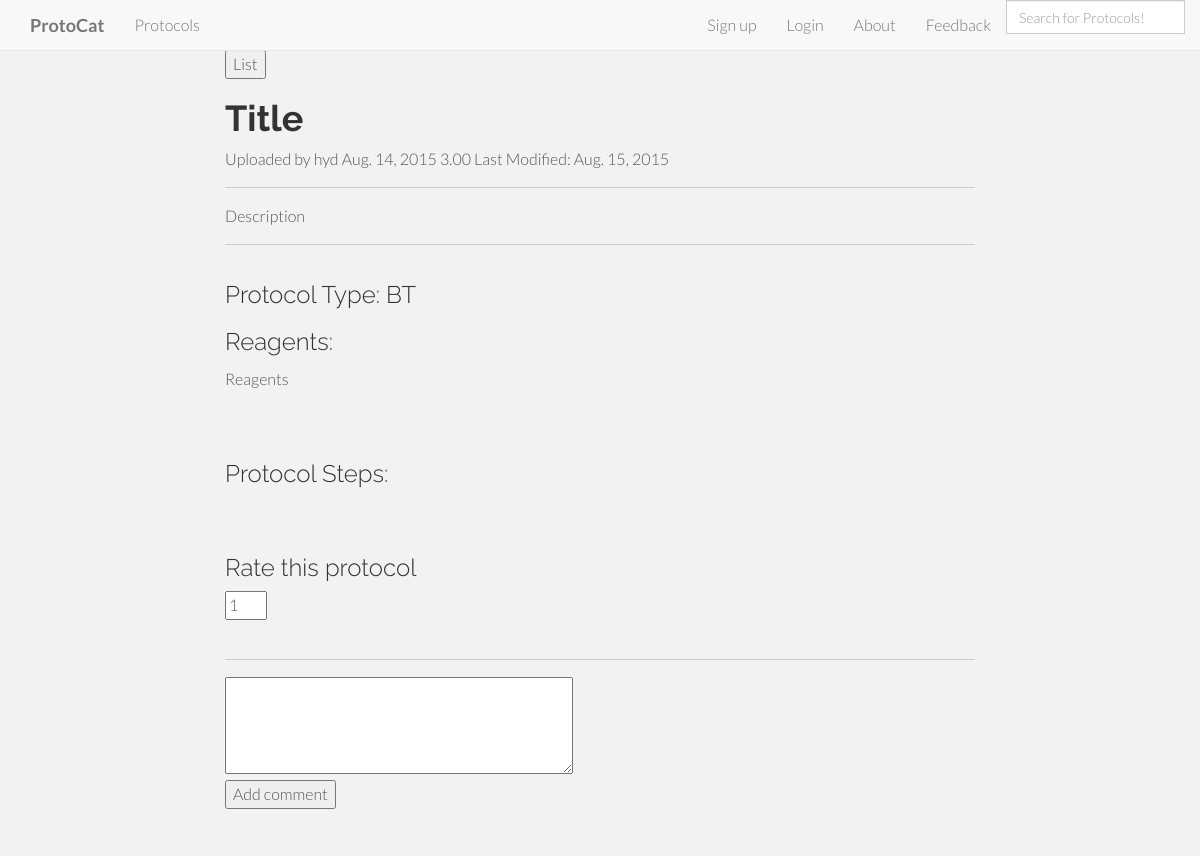
The page /protocol_display/82/ on the database as committed earlier.
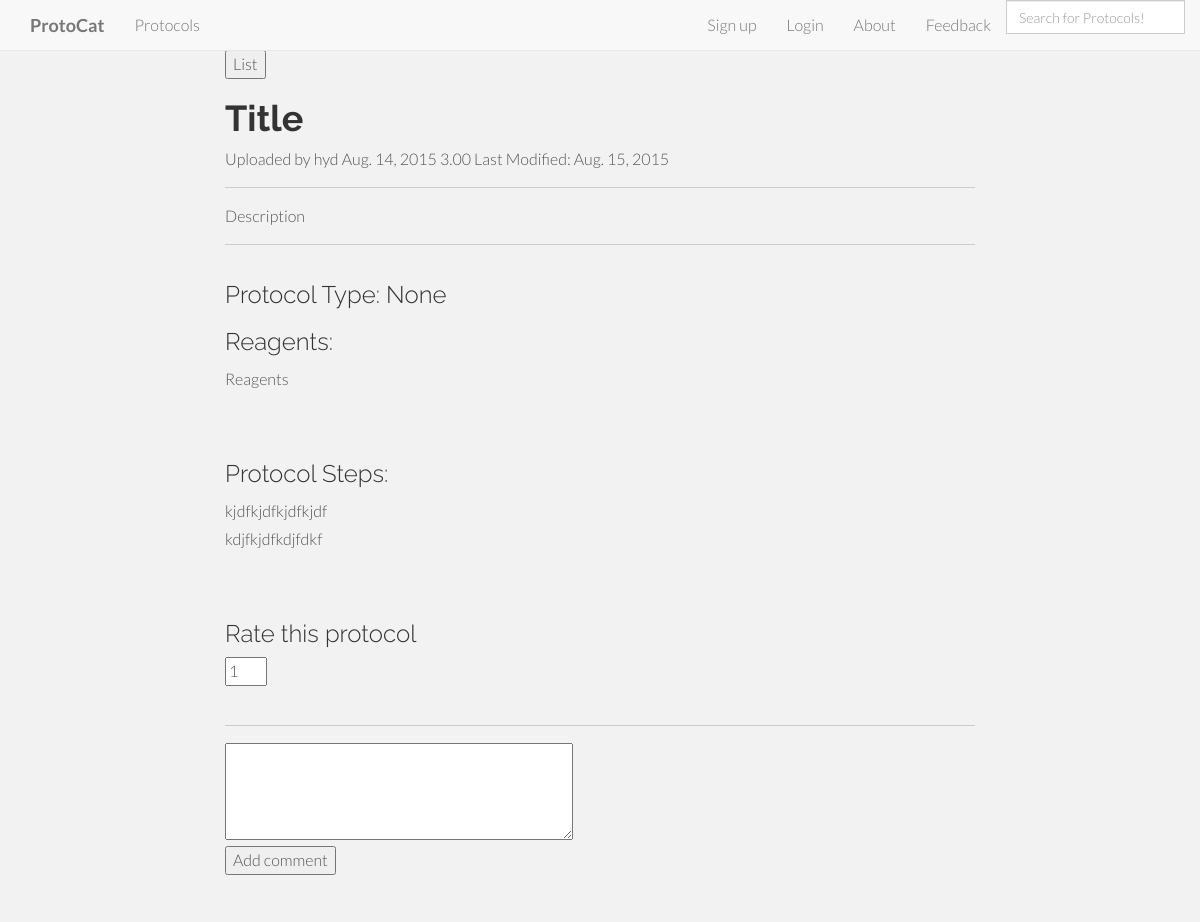
The same page on the database as committed later.
### protocat_app/models.py (models this page shows)
class Protocol(models.Model):
    id = models.AutoField(primary_key=True)
    title = models.TextField()
    author = models.CharField(max_length=50)
    date_of_upload = models.DateField(auto_now_add=True)
    date_modified = models.DateField(auto_now=True)
    description = models.TextField(blank=True)
    protocol_type = models.CharField(max_length=2, choices=PROTOCOL_TYPES, null=True, blank=True)
    rating = models.DecimalField(
        validators=[MinValueValidator(0.0), MaxValueValidator(5.0)],
        max_digits=3, decimal_places=2, default=2.50)
    num_ratings = models.IntegerField(default=0)
    user_rated = models.TextField(default='')
    reagents = models.TextField(default='')
    protocol_steps = models.TextField(default='')

### protocat_app/views.py (the view)
# urls.py: url(r'^protocol_display/(?P<protocol_id>[0-9]+)/$', views.protocol_display, name='protocol_display'),
def protocol_display(request, protocol_id):
    protocol_items = Protocol.objects.get(id=protocol_id)
    steps = protocol_items.protocol_steps
    current_user = str(request.user)
    return render(request, 'protocat_app/protocol_display.html', {'protocol_items':protocol_items, 'steps':steps,'current_user':current_user})

### protocat_app/templates/protocat_app/protocol_display.html (shortened to what this page needs)
{% extends 'base.html' %}
{% load staticfiles %}
{% load comments %}
{% block content %}
    <div class="container">
        <div class="row">
            <div class="col-md-2"></div>
            <div class="col-md-8">
                <form action="/protocol_list">
                    <input type="submit" value="List">
                </form>
            </div>
            <div class="col-md-2"></div>
        </div>
        <div class="row">
            <div class="col-md-2"></div>
            <div class="col-md-8">
                <h1><strong>{{protocol_items.title}}</strong></h1>
                Uploaded by {{protocol_items.author}}
                {{protocol_items.date_of_upload}}
                {{protocol_items.rating}}
                Last Modified: {{protocol_items.date_modified}}
                <hr>
                {% if protocol_items.description %}
                {{protocol_items.description}}
                <hr>
                {% endif %}
            </div>
            <div class="col-md-2"></div>
        </div>
        <div class="row">
            <div class="col-md-2"></div>
            <div class="col-md-8">
                <h3>Protocol Type:  {{protocol_items.protocol_type}}</h3>
                <h3>Reagents: </h3> <p>{{protocol_items.reagents|linebreaksbr}}</p>
                <br>
                <h3>Protocol Steps: </h3> <p>{{steps|linebreaksbr}}</p>
            </div>
            <div class="col-md-2"></div>
        </div>
        <div class="row">
            <div class="col-md-2"></div>
            <div class="col-md-8">
                {% if current_user not in protocol_items.user_rated %}
            <br>
                <h3>Rate this protocol</h3>
            <form method="POST" action="/rating/{{protocol_items.id}}/">
                <input type="number" value="1" name="rating" min="1" max="5">
            </form>
            <br>
            {% endif %}
            </div>
            <div class="col-md-2"></div>
        </div>
        <div class="row">
            <div class="col-md-2"></div>
            <div class="col-md-8">
            {% get_comment_form for protocol_items as form %}
                <hr>
                <table>
                    <form action="{% comment_form_target %}" method="post">
                        <textarea name="comment" rows="4" cols="40"></textarea>
                        <br>
                        <input type="submit" value="Add comment" id="id_submit">
                    </form>
                </table>
                <br>
            </div>
            <div class="col-md-2"></div>
        </div>
        <br>
    </div>
{% endblock %}

Rows that differ between the two databases and show on the page:
changed Protocol "Title": protocol_type "BT" → "None"; protocol_steps (not shown) → "kjdfkjdfkjdfkjdf kdjfkjdfkdjfdkf"
